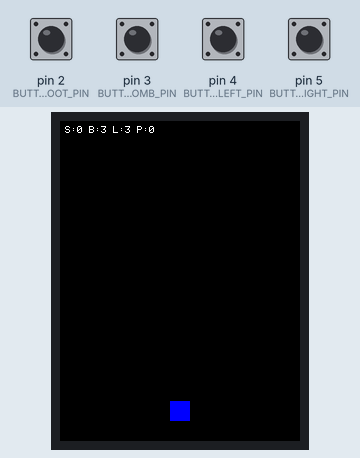
Simulated run of this sketch. Board: Arduino Uno, built with avr-gcc and run on an emulated ATmega328P. Parts: 240×320 colour display. The test bench sets the inputs (shaded band); at power-on: pin 2 (BUTTON_SHOOT_PIN), pin 3 (BUTTON_BOMB_PIN), pin 4 (BUTTON_LEFT_PIN), pin 5 (BUTTON_RIGHT_PIN) HIGH. Random numbers use the default seed unless the sketch sets one.

Above: at 1.4 s.
1.5 s: pin 2 (BUTTON_SHOOT_PIN) pulled LOW for 0.15 s
At 1.96 s:
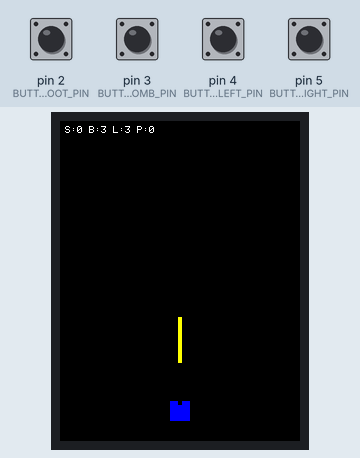
2.2 s: pin 3 (BUTTON_BOMB_PIN) pulled LOW for 0.15 s
At 2.36 s:
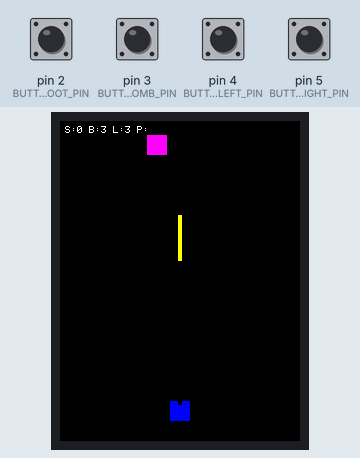
5.3 s: pin 4 (BUTTON_LEFT_PIN) pulled LOW for 0.15 s
At 5.69 s:
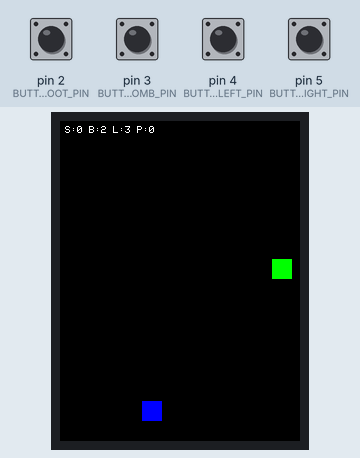
6.0 s: pin 5 (BUTTON_RIGHT_PIN) pulled LOW for 0.15 s
At 6.3 s:
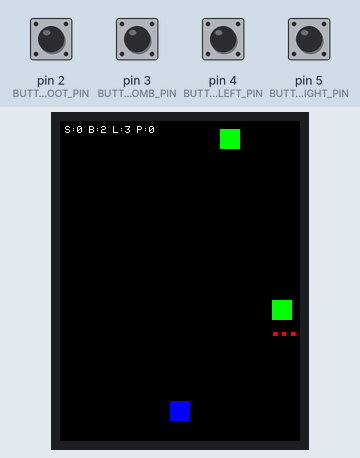
6.7 s: pin 2 (BUTTON_SHOOT_PIN) pulled LOW for 1 s
At 6.91 s:
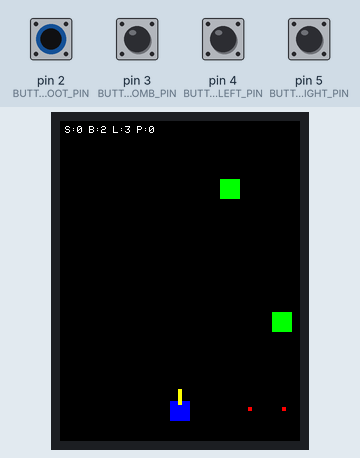
8.3 s: pin 3 (BUTTON_BOMB_PIN) pulled LOW for 1 s
At 22.9 s:
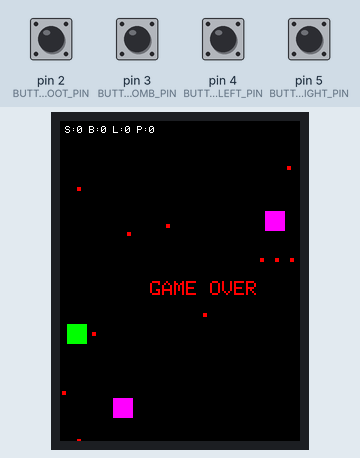
Timing chart, 0 to 23.2 s (numbered marks = the images above; inputs shaded):
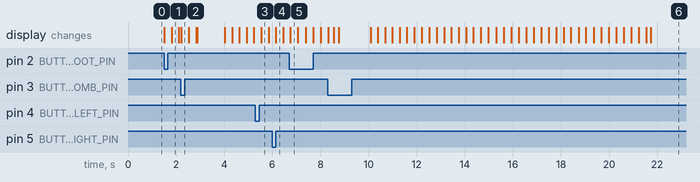

The sketch:

arduino_game.ino
```cpp
#include <Adafruit_GFX.h>
#include <Adafruit_ILI9341.h>
#include "Config.h"
#include "Entities.h"
#include "Communication.h"
#include "GameLogic.h"

Adafruit_ILI9341 tft = Adafruit_ILI9341(TFT_CS, TFT_DC, TFT_RST);

Player player;
Bullet bullets[MAX_PLAYER_BULLETS];
EnemyBullet enemyBullets[MAX_ENEMY_BULLETS];
Enemy enemies[MAX_ENEMIES];
PowerUp powerups[MAX_POWERUPS];

unsigned long lastSpawnTime = 0;
const uint16_t spawnInterval = 2000;
unsigned long invulnEndTime = 0;

void setup() {
    Serial.begin(9600);
    tft.begin();
    tft.setRotation(0);
    tft.fillScreen(ILI9341_BLACK);

    player = {SCREEN_WIDTH / 2 - 10, PLAYER_Y, 0, 3, INITIAL_LIVES, 0, 1, 20, 20};

    for (int8_t i = 0; i < MAX_PLAYER_BULLETS; i++) bullets[i].active = 0;
    for (int8_t i = 0; i < MAX_ENEMY_BULLETS; i++) enemyBullets[i].active = 0;
    for (int8_t i = 0; i < MAX_ENEMIES; i++) enemies[i].active = 0;
    for (int8_t i = 0; i < MAX_POWERUPS; i++) powerups[i].active = 0;

    pinMode(BUTTON_SHOOT_PIN, INPUT_PULLUP);
    pinMode(BUTTON_BOMB_PIN, INPUT_PULLUP);
    pinMode(BUTTON_LEFT_PIN, INPUT_PULLUP);
    pinMode(BUTTON_RIGHT_PIN, INPUT_PULLUP);
}

void spawnPowerUp(float x, float y) {
    for (int8_t i = 0; i < MAX_POWERUPS; i++) {
        if (!powerups[i].active) {
            powerups[i].x = x;
            powerups[i].y = y;
            powerups[i].active = 1;
            powerups[i].width = 10;
            powerups[i].height = 10;
            break;
        }
    }
}

void updatePowerUps() {
    for (int8_t i = 0; i < MAX_POWERUPS; i++) {
        if (powerups[i].active) {
            powerups[i].y += ENEMY_SPEED;
            if (powerups[i].y > SCREEN_HEIGHT) powerups[i].active = 0;
        }
    }
}

void handleCollisions() {
    bool invulnerable = millis() < invulnEndTime;

    for (int8_t i = 0; i < MAX_ENEMIES; i++) {
        if (!enemies[i].active) continue;

        if (!invulnerable && checkCollision(player.x, player.y, player.width, player.height,
                           enemies[i].x, enemies[i].y, enemies[i].width, enemies[i].height)) {
            player.lives--;
            if (player.lives <= 0) {
                player.alive = 0;
            } else {
                invulnEndTime = millis() + 2000;
                // Clear all bullets on life loss
                for(int8_t k=0; k<MAX_PLAYER_BULLETS; k++) bullets[k].active = 0;
                for(int8_t k=0; k<MAX_ENEMY_BULLETS; k++) enemyBullets[k].active = 0;
            }
        }

        for (int j = 0; j < MAX_PLAYER_BULLETS; j++) {
            if (bullets[j].active && checkCollision(bullets[j].x, bullets[j].y, bullets[j].width, bullets[j].height,
                                                    enemies[i].x, enemies[i].y, enemies[i].width, enemies[i].height)) {
                bullets[j].active = 0;
                enemies[i].hp -= BULLET_DAMAGE;

                if (enemies[i].hp <= 0) {
                    enemies[i].active = 0;
                    player.score += enemies[i].isHighLevel ? 50 : 10;

                    if (enemies[i].isHighLevel) {
                        spawnPowerUp(enemies[i].x, enemies[i].y);
                    }

                    if (!enemies[i].transferred) {
                        uint8_t x_percent = (enemies[i].x * 100) / SCREEN_WIDTH;
                        sendEnemyTransfer(x_percent);
                    }
                }
            }
        }
    }

    if (!invulnerable) {
        for (int8_t i = 0; i < MAX_ENEMY_BULLETS; i++) {
            if (enemyBullets[i].active && checkCollision(player.x, player.y, player.width, player.height,
                                                        enemyBullets[i].x, enemyBullets[i].y, enemyBullets[i].width, enemyBullets[i].height)) {
                enemyBullets[i].active = 0;
                player.lives--;
                if (player.lives <= 0) {
                    player.alive = 0;
                } else {
                    invulnEndTime = millis() + 2000;
                    // Clear all bullets on life loss
                    for(int8_t k=0; k<MAX_PLAYER_BULLETS; k++) bullets[k].active = 0;
                    for(int8_t k=0; k<MAX_ENEMY_BULLETS; k++) enemyBullets[k].active = 0;
                }
                break;
            }
        }
    }

    for (int8_t i = 0; i < MAX_POWERUPS; i++) {
        if (powerups[i].active && checkCollision(player.x, player.y, player.width, player.height,
                                                 powerups[i].x, powerups[i].y, powerups[i].width, powerups[i].height)) {
            powerups[i].active = 0;
            player.powerLevel++;
        }
    }
}

void drawUI() {
    static int16_t lastScore = -1;
    static int8_t lastBombs = -1;
    static int8_t lastPower = -1;
    static int8_t lastLives = -1;

    if (player.score != lastScore || player.bombs != lastBombs || player.powerLevel != lastPower || player.lives != lastLives) {
        tft.fillRect(0, 0, SCREEN_WIDTH, 20, ILI9341_BLACK);
        tft.setCursor(5, 5);
        tft.setTextColor(ILI9341_WHITE);
        tft.setTextSize(1);
        tft.print("S:"); tft.print(player.score);
        tft.print(" B:"); tft.print(player.bombs);
        tft.print(" L:"); tft.print(player.lives);
        tft.print(" P:"); tft.print(player.powerLevel);

        lastScore = player.score;
        lastBombs = player.bombs;
        lastPower = player.powerLevel;
        lastLives = player.lives;
    }
}

// Memory-efficient state tracking for rendering
struct RenderState { float x, y; uint8_t active; };

void draw() {
    static float oldPX = -1, oldPY = -1;
    static uint8_t oldPAlive = 0;
    static RenderState oldB[MAX_PLAYER_BULLETS];
    static RenderState oldEB[MAX_ENEMY_BULLETS];
    static RenderState oldE[MAX_ENEMIES];
    static RenderState oldP[MAX_POWERUPS];

    bool invulnerable = millis() < invulnEndTime;
    bool shouldDrawP = player.alive && (!invulnerable || (millis() / 100 % 2 == 0));

    if (player.x != oldPX || player.y != oldPY || player.alive != oldPAlive || invulnerable) {
        tft.fillRect(oldPX, oldPY, player.width, player.height, ILI9341_BLACK);
        if (shouldDrawP) tft.fillRect(player.x, player.y, player.width, player.height, ILI9341_BLUE);
        oldPX = player.x; oldPY = player.y; oldPAlive = player.alive;
    }

    for (int8_t i = 0; i < MAX_PLAYER_BULLETS; i++) {
        if (bullets[i].x != oldB[i].x || bullets[i].y != oldB[i].y || bullets[i].active != oldB[i].active) {
            if (oldB[i].active) tft.fillRect(oldB[i].x, oldB[i].y, bullets[i].width, bullets[i].height, ILI9341_BLACK);
            if (bullets[i].active) tft.fillRect(bullets[i].x, bullets[i].y, bullets[i].width, bullets[i].height, ILI9341_YELLOW);
            oldB[i] = {bullets[i].x, bullets[i].y, bullets[i].active};
        }
    }

    for (int8_t i = 0; i < MAX_ENEMY_BULLETS; i++) {
        if (enemyBullets[i].x != oldEB[i].x || enemyBullets[i].y != oldEB[i].y || enemyBullets[i].active != oldEB[i].active) {
            if (oldEB[i].active) tft.fillRect(oldEB[i].x, oldEB[i].y, enemyBullets[i].width, enemyBullets[i].height, ILI9341_BLACK);
            if (enemyBullets[i].active) tft.fillRect(enemyBullets[i].x, enemyBullets[i].y, enemyBullets[i].width, enemyBullets[i].height, ILI9341_RED);
            oldEB[i] = {enemyBullets[i].x, enemyBullets[i].y, enemyBullets[i].active};
        }
    }

    for (int8_t i = 0; i < MAX_ENEMIES; i++) {
        if (enemies[i].x != oldE[i].x || enemies[i].y != oldE[i].y || enemies[i].active != oldE[i].active) {
            if (oldE[i].active) tft.fillRect(oldE[i].x, oldE[i].y, enemies[i].width, enemies[i].height, ILI9341_BLACK);
            if (enemies[i].active) {
                uint16_t color = enemies[i].isHighLevel ? ILI9341_MAGENTA : (enemies[i].transferred ? ILI9341_RED : ILI9341_GREEN);
                tft.fillRect(enemies[i].x, enemies[i].y, enemies[i].width, enemies[i].height, color);
            }
            oldE[i] = {enemies[i].x, enemies[i].y, enemies[i].active};
        }
    }

    for (int8_t i = 0; i < MAX_POWERUPS; i++) {
        if (powerups[i].x != oldP[i].x || powerups[i].y != oldP[i].y || powerups[i].active != oldP[i].active) {
            if (oldP[i].active) tft.fillRect(oldP[i].x, oldP[i].y, powerups[i].width, powerups[i].height, ILI9341_BLACK);
            if (powerups[i].active) tft.fillRect(powerups[i].x, powerups[i].y, powerups[i].width, powerups[i].height, ILI9341_CYAN);
            oldP[i] = {powerups[i].x, powerups[i].y, powerups[i].active};
        }
    }
}

void loop() {
    if (!player.alive) {
        tft.setCursor(SCREEN_WIDTH/2 - 30, SCREEN_HEIGHT/2);
        tft.setTextColor(ILI9341_RED); tft.setTextSize(2);
        tft.println("GAME OVER");
        return;
    }

    updatePlayer(player);
    if (digitalRead(BUTTON_SHOOT_PIN) == LOW) fireBullet(player, bullets);

    if (digitalRead(BUTTON_BOMB_PIN) == LOW && player.bombs > 0) {
        for (int8_t i = 0; i < MAX_ENEMIES; i++) enemies[i].active = 0;
        for (int8_t i = 0; i < MAX_ENEMY_BULLETS; i++) enemyBullets[i].active = 0;
        player.bombs--;
        delay(200);
    }

    updateBullets(bullets);
    updateEnemyBullets(enemyBullets);
    updateEnemies(enemies, player, enemyBullets);
    updatePowerUps();
    handleCollisions();

    if (millis() - lastSpawnTime > spawnInterval) {
        spawnEnemy(enemies, random(0, SCREEN_WIDTH - 20), 0);
        lastSpawnTime = millis();
    }

    Packet p;
    if (receivePacket(p)) {
        if (p.type == TYPE_SPAWN_ENEMY) {
            float x = (p.data * SCREEN_WIDTH) / 100.0;
            spawnEnemy(enemies, x, 1);
        }
    }

    draw();
    drawUI();
    delay(20);
}
```

Communication.h
```cpp
#ifndef COMMUNICATION_H
#define COMMUNICATION_H

#ifdef ARDUINO
#include <Arduino.h>
#endif
#include <stdint.h>

// Packet format: [HEADER, TYPE, DATA, CHECKSUM]
#define PACKET_HEADER 0xAA
#define TYPE_SPAWN_ENEMY 0x01

struct Packet {
    uint8_t header;
    uint8_t type;
    uint8_t data;
    uint8_t checksum;
};

void sendEnemyTransfer(uint8_t x_percent) {
    uint8_t checksum = PACKET_HEADER + TYPE_SPAWN_ENEMY + x_percent;
    Serial.write(PACKET_HEADER);
    Serial.write(TYPE_SPAWN_ENEMY);
    Serial.write(x_percent);
    Serial.write(checksum);
}

bool receivePacket(Packet &p) {
    if (Serial.available() >= 4) {
        if (Serial.read() == PACKET_HEADER) {
            p.header = PACKET_HEADER;
            p.type = Serial.read();
            p.data = Serial.read();
            p.checksum = Serial.read();

            uint8_t calculatedChecksum = p.header + p.type + p.data;
            if (calculatedChecksum == p.checksum) {
                return true;
            }
        }
    }
    return false;
}

#endif
```

Entities.h
```cpp
#ifndef ENTITIES_H
#define ENTITIES_H

#ifdef ARDUINO
#include <Arduino.h>
#endif

struct Player {
    float x, y;
    int16_t score;
    int8_t bombs;
    int8_t lives;
    int8_t powerLevel;
    uint8_t alive;
    int8_t width, height;
};

struct Bullet {
    float x, y;
    uint8_t active;
    int8_t width, height;
};

struct EnemyBullet {
    float x, y;
    float vx, vy;
    uint8_t active;
    int8_t width, height;
};

struct Enemy {
    float x, y;
    uint8_t active;
    uint8_t transferred;
    uint8_t isHighLevel;
    int8_t hp;
    int8_t width, height;

    // New fields for neutral unit logic
    int8_t state;
    uint16_t stop_delay;
    uint16_t stop_timer;
    uint16_t stateStartTime;
    uint16_t lastFireTime;
    int8_t pattern;
};

struct PowerUp {
    float x, y;
    uint8_t active;
    int8_t width, height;
};

#endif
```

Config.h
```cpp
#ifndef CONFIG_H
#define CONFIG_H

// Screen dimensions
#define SCREEN_WIDTH  240
#define SCREEN_HEIGHT 320

// TFT SPI Pins
#define TFT_CS   10
#define TFT_DC    9
#define TFT_RST   8

// Button Pins for Movement
#define BUTTON_LEFT_PIN  4
#define BUTTON_RIGHT_PIN 5

// Joystick Pins (X only now for optional fallback or reference)
#define JOY_X_PIN A0

// Button Pins
#define BUTTON_SHOOT_PIN 2
#define BUTTON_BOMB_PIN  3

// Game Constants (Reduced for Arduino Uno RAM limits)
#define MAX_PLAYER_BULLETS 8
#define MAX_ENEMY_BULLETS  12
#define MAX_ENEMIES        6
#define MAX_POWERUPS       3
#define PLAYER_SPEED       4
#define BULLET_SPEED       6
#define ENEMY_SPEED        2
#define ENEMY_STOP_SPEED   0.5
#define ENEMY_BULLET_SPEED 3
#define PLAYER_Y           280 // Fixed Y position
#define INITIAL_LIVES      3

// Enemy States
#define STATE_NORMAL       0
#define STATE_STOP         1

// Combat Balancing
#define BULLET_DAMAGE      1
#define ENEMY_DEFAULT_HP   3  // Neutral units have higher health
#define ENEMY_HIGH_HP      10 // High-level units have even higher health

#endif
```

Source omitted: GameLogic.h (7268 bytes)
